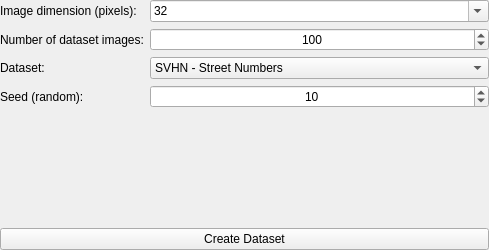
<?xml version="1.0" encoding="UTF-8"?>
<ui version="4.0">
 <class>Generates_dataset_internet</class>
 <widget class="QWidget" name="generate_dataset_internet">
  <property name="geometry">
   <rect>
    <x>0</x>
    <y>0</y>
    <width>489</width>
    <height>250</height>
   </rect>
  </property>
  <property name="minimumSize">
   <size>
    <width>200</width>
    <height>200</height>
   </size>
  </property>
  <property name="windowTitle">
   <string>Form</string>
  </property>
  <layout class="QVBoxLayout" name="main_layout">
   <property name="leftMargin">
    <number>0</number>
   </property>
   <property name="topMargin">
    <number>0</number>
   </property>
   <property name="rightMargin">
    <number>0</number>
   </property>
   <property name="bottomMargin">
    <number>0</number>
   </property>
   <item>
    <layout class="QFormLayout" name="formLayout">
     <item row="0" column="0">
      <widget class="QLabel" name="image_dimension_text">
       <property name="text">
        <string>Image dimension (pixels):</string>
       </property>
      </widget>
     </item>
     <item row="0" column="1">
      <widget class="QComboBox" name="image_dimension_value">
       <property name="editable">
        <bool>true</bool>
       </property>
       <property name="currentIndex">
        <number>3</number>
       </property>
       <item>
        <property name="text">
         <string>4</string>
        </property>
       </item>
       <item>
        <property name="text">
         <string>8</string>
        </property>
       </item>
       <item>
        <property name="text">
         <string>16</string>
        </property>
       </item>
       <item>
        <property name="text">
         <string>32</string>
        </property>
       </item>
       <item>
        <property name="text">
         <string>64</string>
        </property>
       </item>
       <item>
        <property name="text">
         <string>128</string>
        </property>
       </item>
       <item>
        <property name="text">
         <string>256</string>
        </property>
       </item>
       <item>
        <property name="text">
         <string>512</string>
        </property>
       </item>
      </widget>
     </item>
     <item row="1" column="0">
      <widget class="QLabel" name="dataset_size_text">
       <property name="text">
        <string>Number of dataset images:</string>
       </property>
      </widget>
     </item>
     <item row="1" column="1">
      <widget class="QSpinBox" name="dataset_size_value">
       <property name="alignment">
        <set>Qt::AlignCenter</set>
       </property>
       <property name="maximum">
        <number>1000000</number>
       </property>
       <property name="singleStep">
        <number>1</number>
       </property>
       <property name="value">
        <number>100</number>
       </property>
       <property name="displayIntegerBase">
        <number>10</number>
       </property>
      </widget>
     </item>
     <item row="2" column="0">
      <widget class="QLabel" name="random_seed_text">
       <property name="text">
        <string>Dataset:</string>
       </property>
      </widget>
     </item>
     <item row="2" column="1">
      <widget class="QComboBox" name="select_dataset_comboBox">
       <item>
        <property name="text">
         <string>SVHN - Street Numbers</string>
        </property>
       </item>
       <item>
        <property name="text">
         <string>Celebrities Faces</string>
        </property>
       </item>
      </widget>
     </item>
     <item row="3" column="0">
      <widget class="QLabel" name="random_seed_text_2">
       <property name="text">
        <string>Seed (random):</string>
       </property>
      </widget>
     </item>
     <item row="3" column="1">
      <widget class="QSpinBox" name="random_seed_value">
       <property name="alignment">
        <set>Qt::AlignCenter</set>
       </property>
       <property name="maximum">
        <number>4096</number>
       </property>
       <property name="singleStep">
        <number>1</number>
       </property>
       <property name="value">
        <number>10</number>
       </property>
       <property name="displayIntegerBase">
        <number>10</number>
       </property>
      </widget>
     </item>
    </layout>
   </item>
   <item>
    <widget class="QPushButton" name="generate_dataset_button">
     <property name="text">
      <string>Create Dataset</string>
     </property>
    </widget>
   </item>
  </layout>
 </widget>
 <resources/>
 <connections/>
</ui>
